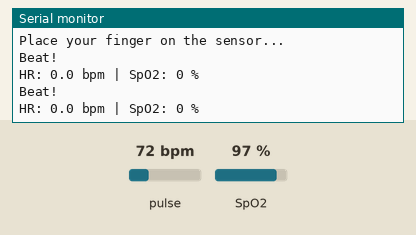
The sketch below on a simulated ESP32. Parts: the last lines printed to the serial monitor. The test bench sets the inputs (shaded band); at power-on: pulse 72 bpm, SpO2 97 %.

Above: at 2.7 s.
2.8 s: pulse set to 42 bpm
At 4.2 s:
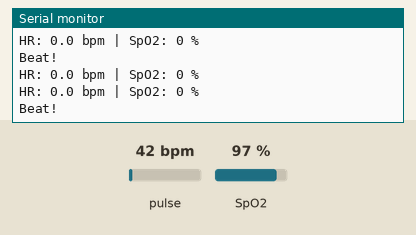
4.3 s: SpO2 set to 80 %
At 5.1 s:
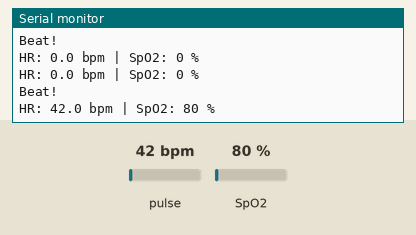
5.8 s: pulse set to 70 bpm
At 9.0 s:
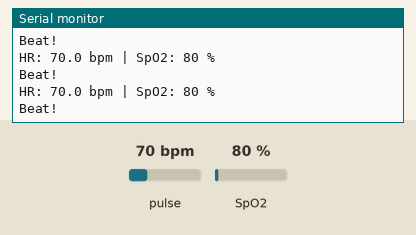
Timing chart, 0 to 10.5 s (numbered marks = the images above; inputs shaded):
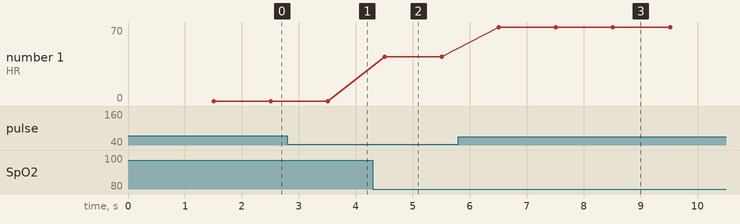

Measured:
- after the input at 4.3 s, the serial monitor: prints a new line after 0.21 s (image 2)
- after the input at 5.8 s, the serial monitor: prints a new line after 0.71 s (image 3)
- plotted number 1: 42 → 70 after the input at 5.8 s

The sketch:

MAX30100_Test.ino
```cpp
/*
  Standalone MAX30100 diagnostic sketch using the oxullo/Arduino-MAX30100
  library - no BLE, no OLED, no other sensors.

  Install via Arduino Library Manager: search "MAX30100" by OXullo
  Intersecans (https://github.com/oxullo/Arduino-MAX30100). Provides
  MAX30100_PulseOximeter.h / class PulseOximeter (not MAX30100.h, which is
  only the low-level FIFO driver this library builds on top of).

  This library's begin() hardcodes the global Wire instance (it has no
  overload accepting a custom TwoWire). Its internal Wire.begin() call
  (no pin args) re-uses whichever pins were already set by our own
  Wire.begin(SDA,SCL) call beforehand - ESP32's Wire.begin(-1,-1) reuses
  the last configured pins rather than resetting to board defaults, so
  that part is fine.

  The real bug this sketch worked around: MAX30100.h hardcodes
  I2C_BUS_SPEED to 400000 (400kHz) and the library applies that speed
  unconditionally in begin(), silently overriding any Wire.setClock()
  call made beforehand. We already proved 400kHz causes corrupted
  reads/bus crashes on this exact hardware (see HealthBox.ino's own
  100kHz fix). Fixed by editing the installed library at
  C:\ArduinoLibs\libraries\MAX30100\src\MAX30100.h, changing
  I2C_BUS_SPEED from 400000UL to 100000UL - if you reinstall or update
  this library later, reapply that one-line change.

  This is fine to use the global bus here because nothing else needs it
  in this test sketch. HealthBox.ino does NOT use this library - it
  needs a second, independent bus for the MAX30100 (the OLED has its
  own dedicated bus too), which this library can't target. HealthBox.ino
  uses a direct-register driver instead (see its header comment), whose
  init sequence and HR/SpO2 math mirror a separately-proven working
  MAX30102 reference project. This sketch stays useful purely as a
  library-based cross-check: if HR/SpO2 work here but not in
  HealthBox.ino, the problem is in the direct driver, not the sensor.

  Wiring: SDA=GPIO18  SCL=GPIO19 (set below)
*/

#include <Wire.h>
#include <MAX30100_PulseOximeter.h>

#define MAX_SDA 18
#define MAX_SCL 19

PulseOximeter pox;

uint32_t lastReportMs = 0;

void onBeatDetected() {
  Serial.println("Beat!");
}

void setup() {
  Serial.begin(115200);
  delay(1500);
  Serial.println("\n=== MAX30100 diagnostic (oxullo/Arduino-MAX30100 library) ===");

  Wire.begin(MAX_SDA, MAX_SCL);
  Wire.setClock(100000);
  Wire.setTimeOut(50);

  Serial.print("Initializing pulse oximeter... ");
  if (!pox.begin()) {
    Serial.println("FAILED - check wiring/power on SDA=18/SCL=19");
    while (true) delay(1000);
  }
  Serial.println("SUCCESS");

  pox.setOnBeatDetectedCallback(onBeatDetected);

  Serial.println("Place your finger on the sensor...\n");
}

void loop() {
  pox.update();

  if (millis() - lastReportMs > 1000) {
    lastReportMs = millis();
    Serial.printf("HR: %.1f bpm | SpO2: %u %%\n", pox.getHeartRate(), pox.getSpO2());
  }
}
```
